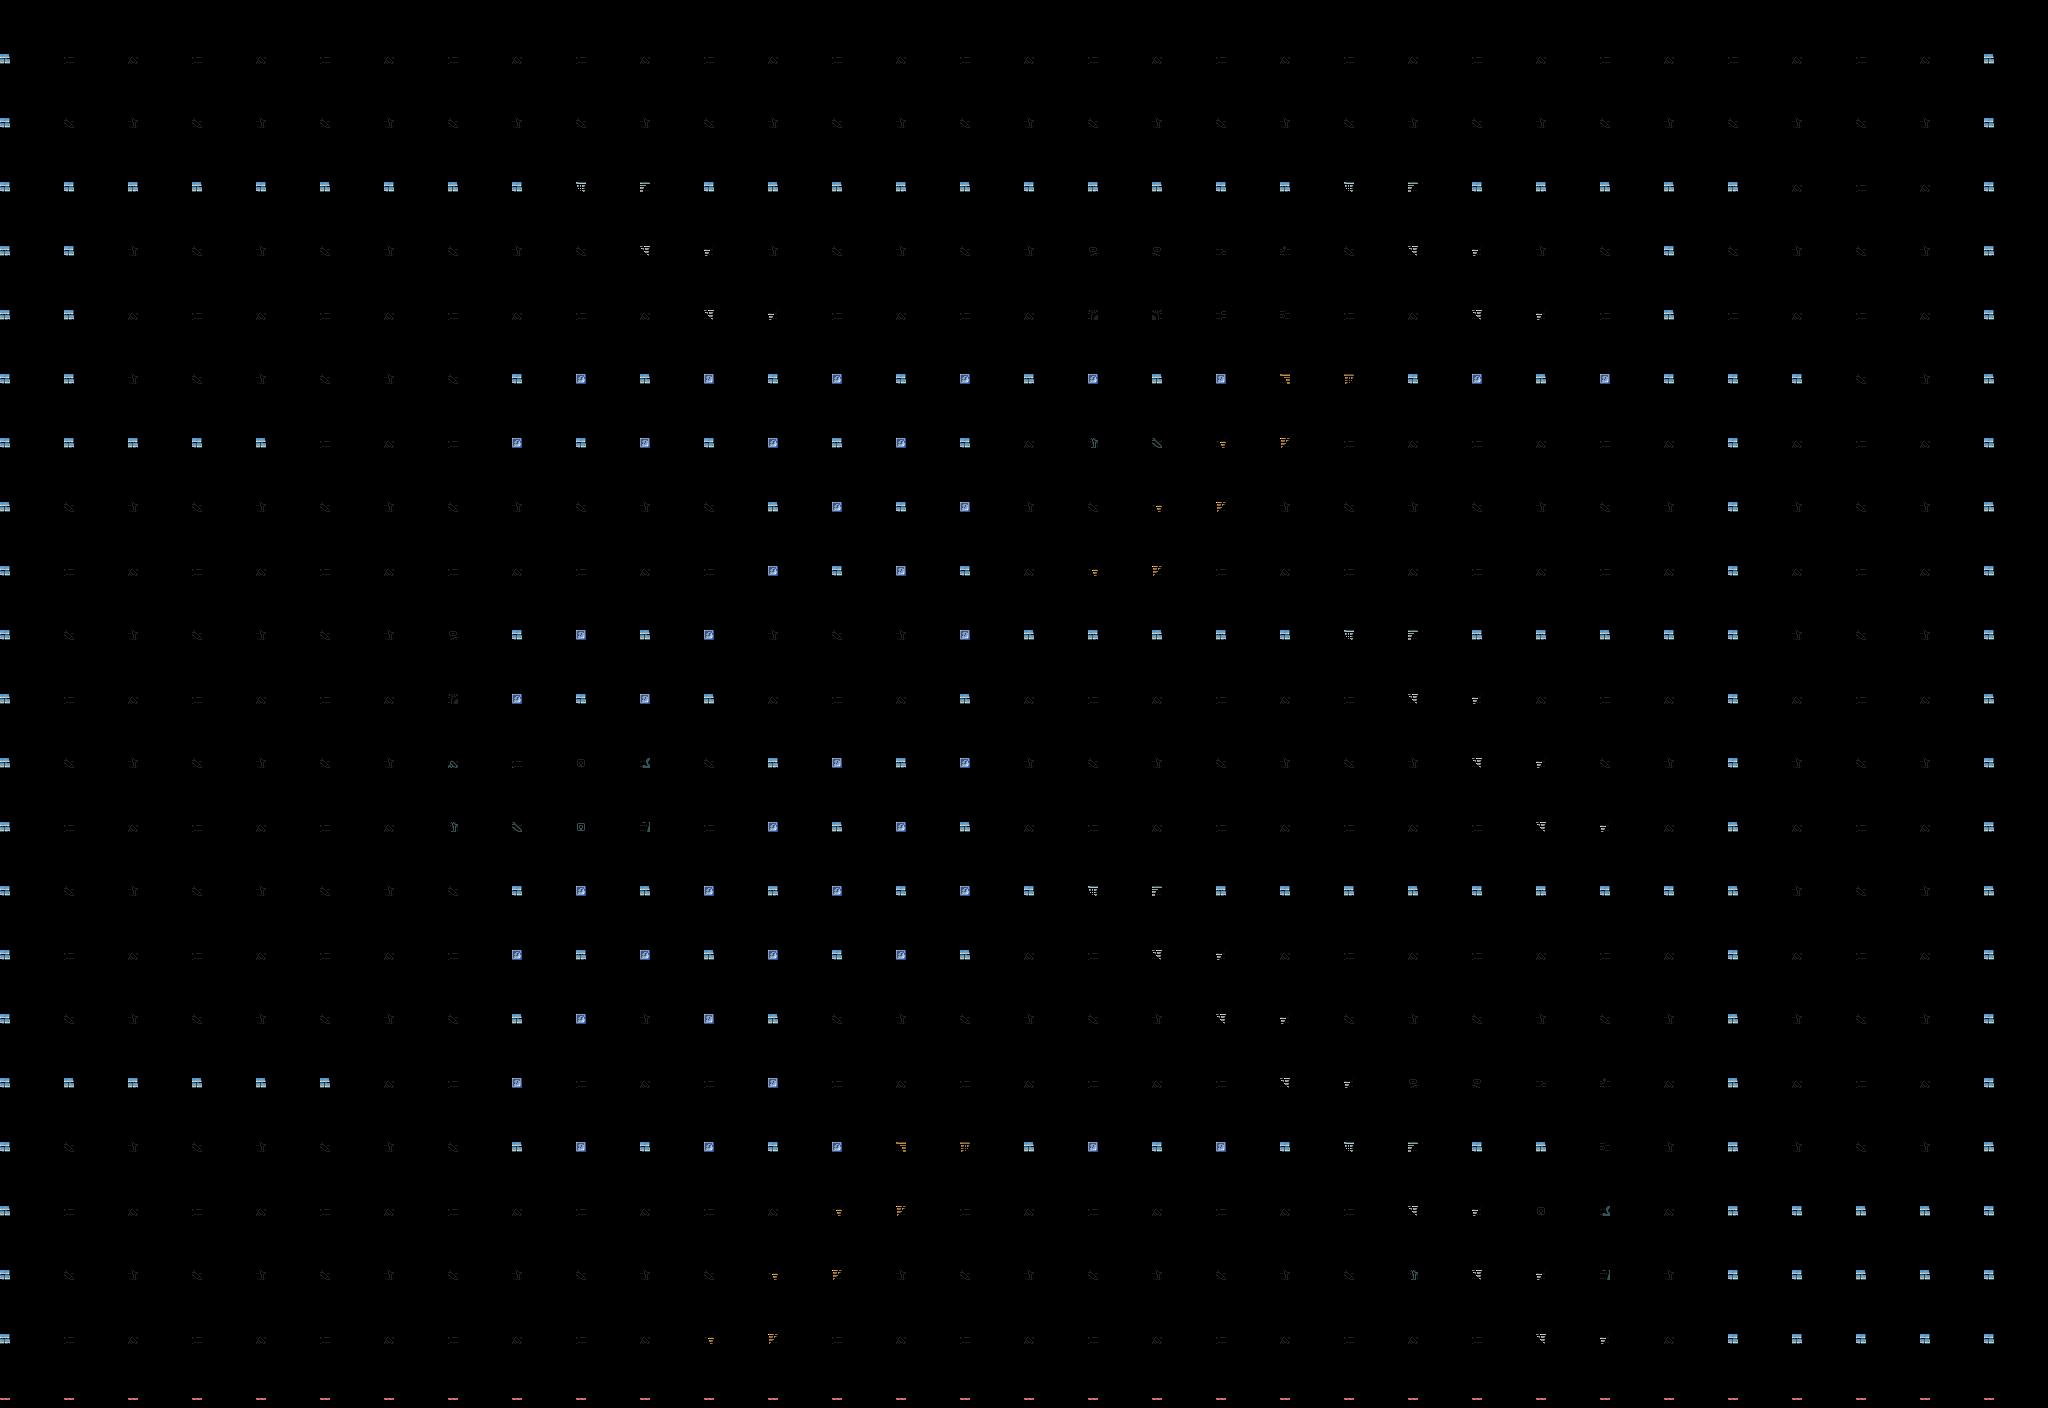

The image is a tile-based game level rendered from a .tmx file. Its description and source (layers, tilesets, objects; grid data summarised) follow:
An orthogonal 32x22 tile map with 64x64 px tiles, 3 tile layers (back, front, stairs) and 15 objects (6x Picker, 4x Jewel, 2x Dagger, 2x Door, Mummy).

<map version="1.10" tiledversion="1.11.2" orientation="orthogonal" renderorder="right-down" width="32" height="22" tilewidth="64" tileheight="64" infinite="0" nextlayerid="4" nextobjectid="29">
 <tileset firstgid="1" source="tiles_new.tsx" />
 <layer id="1" name="back" width="32" height="22">
  <data>[704 cells, 704 non-empty, 20 distinct tile ids]</data>
 </layer>
 <layer id="2" name="front" width="32" height="22">
  <data>[704 cells, 255 non-empty, 10 distinct tile ids]</data>
 </layer>
 <layer id="3" name="stairs" width="32" height="22">
  <data>[704 cells, 38 non-empty, 4 distinct tile ids]</data>
 </layer>
 <objectgroup id="3" name="items">
  <object id="1" type="Dagger" gid="137" x="30" y="60" width="10" height="10">
   <properties>
    <property name="p0" value="137" />
   </properties>
  </object>
  <object id="2" type="Dagger" gid="137" x="170" y="170" width="10" height="10">
   <properties>
    <property name="p0" value="137" />
   </properties>
  </object>
  <object id="3" type="Picker" gid="138" x="270" y="20" width="10" height="10">
   <properties>
    <property name="p0" value="138" />
   </properties>
  </object>
  <object id="4" type="Picker" gid="138" x="260" y="90" width="10" height="10">
   <properties>
    <property name="p0" value="138" />
   </properties>
  </object>
  <object id="5" type="Picker" gid="138" x="210" y="110" width="10" height="10">
   <properties>
    <property name="p0" value="138" />
   </properties>
  </object>
  <object id="6" type="Picker" gid="138" x="140" y="110" width="10" height="10">
   <properties>
    <property name="p0" value="138" />
   </properties>
  </object>
  <object id="7" type="Picker" gid="138" x="130" y="110" width="10" height="10">
   <properties>
    <property name="p0" value="138" />
   </properties>
  </object>
  <object id="8" type="Picker" gid="138" x="150" y="190" width="10" height="10">
   <properties>
    <property name="p0" value="138" />
   </properties>
  </object>
  <object id="9" type="Jewel" gid="132" x="190" y="130" width="10" height="10">
   <properties>
    <property name="p0" value="132" />
   </properties>
  </object>
  <object id="10" type="Jewel" gid="135" x="100" y="90" width="10" height="10">
   <properties>
    <property name="p0" value="135" />
   </properties>
  </object>
  <object id="11" type="Jewel" gid="134" x="100" y="170" width="10" height="10">
   <properties>
    <property name="p0" value="134" />
   </properties>
  </object>
  <object id="12" type="Jewel" gid="133" x="30" y="160" width="10" height="10">
   <properties>
    <property name="p0" value="133" />
   </properties>
  </object>
  <object id="13" type="Door" gid="127" x="20" y="190" width="10" height="10">
   <properties>
    <property name="p0" value="1" />
   </properties>
  </object>
  <object id="14" type="Door" gid="127" x="210" y="70" width="10" height="10">
   <properties>
    <property name="p0" value="0" />
   </properties>
  </object>
  <object id="29" type="Mummy" gid="123" x="190" y="50" width="10" height="10">
   <properties>
    <property name="p0" value="1" />
   </properties>
  </object>
 </objectgroup>
</map>
